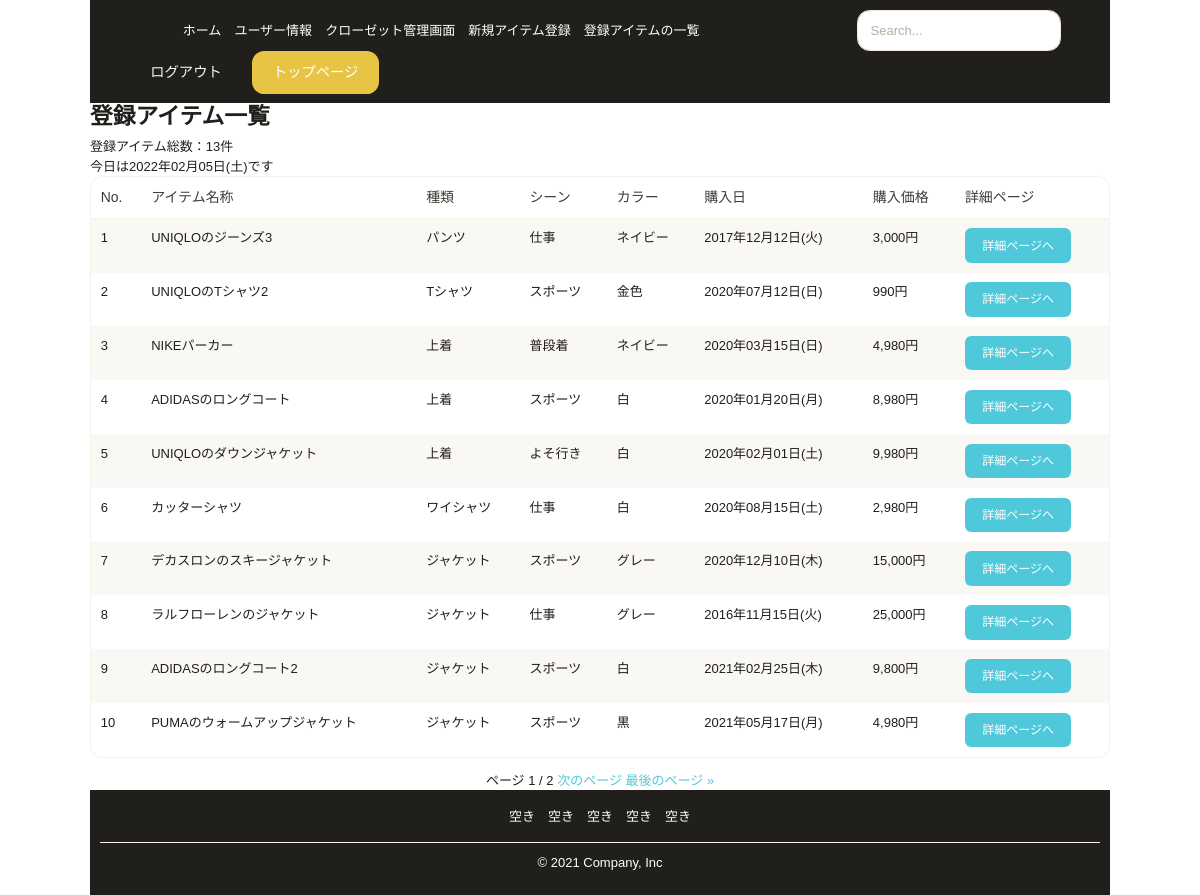
The page /contents/item-list/ (signed in) on the database its author committed.
### contents/models.py (models this page shows, shortened)
class Item(models.Model):
    user = models.ForeignKey(settings.AUTH_USER_MODEL, verbose_name='ユーザー', on_delete=models.CASCADE,null=True)
    item_type = models.ForeignKey(ItemType, on_delete=models.SET_NULL, blank=True, null=True, default=None)
    item_color = models.ForeignKey(ItemColor, on_delete=models.SET_NULL, blank=True, null=True, default=None)
    item_brand = models.ForeignKey(ItemBrand, on_delete=models.SET_NULL, blank=True, null=True, default=None)
    purchase_place = models.ForeignKey(PurchasePlace, on_delete=models.SET_NULL, blank=True, null=True, default=None)
    closet = models.ForeignKey(Closet, on_delete=models.PROTECT, blank=True, null=True, default=None)
    season = models.CharField(verbose_name = '季節', max_length=10, choices = SEASON_CHOICES, default='spring')
    occasion = models.CharField(verbose_name = 'シーン', max_length=30, choices = OCCASION_CHOICES, default='daily_use')
    item_name = models.CharField(verbose_name = 'アイテム名称', max_length=300, unique=True)
    purchase_date = models.DateTimeField(verbose_name = '購入日', blank=True, null=True)
    pricing = models.IntegerField(verbose_name = '購入価格(円)', )
    item_image = models.ImageField(verbose_name = 'アイテム画像', upload_to='contents/item_images', blank = True, null=True)
    memo = models.TextField(verbose_name = 'メモ', blank=True, null=True)
    favorite_level = models.IntegerField(verbose_name = 'お気に入り度', choices = FAVORITE_LEVEL_CHOICES, default=None, blank=True, null=True)
    item_importance = models.IntegerField(verbose_name = '大事さ', choices = ITEM_IMPORTANCE_CHOICES, default=None, blank=True, null=True)
    create_date = models.DateTimeField(verbose_name = '作成日', auto_now_add=True)
    update_date = models.DateTimeField(verbose_name = '更新日', auto_now=True)
    class Meta:
        ordering = ['create_date']

class ItemType(models.Model):
    user = models.ForeignKey(settings.AUTH_USER_MODEL, verbose_name='ユーザー', on_delete=models.CASCADE, null=True)
    create_date = models.DateTimeField(verbose_name='作成日', auto_now_add=True)
    item_type = models.CharField(verbose_name='アイテム種類', max_length=255, unique=True)
    def __str__(self):
        return self.item_type

class ItemColor(models.Model):
    user = models.ForeignKey(settings.AUTH_USER_MODEL, verbose_name='ユーザー', on_delete=models.CASCADE, null=True)
    create_date = models.DateTimeField(verbose_name='作成日', auto_now_add=True)
    item_color = models.CharField(verbose_name='アイテムカラー', max_length=255, unique=True)
    def __str__(self):
        return self.item_color

### contents/views.py (the view)
# urls.py: path('item-list/', item_ListView, name='item_list'),
@login_required
def item_ListView(request):
    item_list = Item.objects.filter(user_id = request.user)
    if request.GET.get('closet'):
        closet = request.GET['closet']
        item_list = item_list.filter(closet=closet)
    today = datetime.date.today()
    paginator = Paginator(item_list, 10)
    page_number = request.GET.get('page')
    page_object = paginator.get_page(page_number)
    return render(request, 'contents/item_list/item_list.html', {'page_object': page_object,'today':today, "paginator":paginator })

### templates/contents/item_list/item_list.html (shortened to what this page needs)
{% extends 'contents/contents_base.html' %}
{% load static django_bootstrap5 humanize %}
{% block content %}
<div class="container">
    <h1>登録アイテム一覧</h1>
    <h7>登録アイテム総数：{{ paginator.count }}件</h7><br>
    <h7>今日は{{ today | date:"Y年m月d日(D)" }}です</h7>
    {% if page_object %}
    <table class="table table-rounded table-striped border gy-3 gs-3">
        <thead>
            <tr class="fw-bold fs-6 text-gray-800 border-bottom border-gray-200">
                <th class="min-w-10px">No.</th>
                <th class="min-w-10px">アイテム名称</th>
                <th class="min-w-10px">種類</th>
                <th class="min-w-10px">シーン</th>
                <th class="min-w-10px">カラー</th>
                <th class="min-w-10px">購入日</th>
                <th class="min-w-10px">購入価格</th>
                <th class="min-w-10px">詳細ページ</th>
            </tr>
        </thead>
        <tbody>
            {% for field in page_object %}
            <tr>
                <td>{{ forloop.counter0 | add:page_object.start_index }}</td>
                <td>{{ field.item_name }}</td>
                <td>{{ field.item_type }}</td>
                <td>{{ field.get_occasion_display }}</td>
                <td>{{ field.item_color }}</td>
                <td>{{ field.purchase_date| date:"Y年m月d日(D)" }}</td>
                <td>{{ field.pricing | intcomma }}円</td>
                <td><a href="{% url 'item_detail' field.pk %}"button class="btn btn-sm btn-primary" type="submit">詳細ページへ</a></td>
            </tr>
            {% endfor %}
        </tbody>
        {% else %}
        <p>まだアイテムが登録されていません</p>
        {% endif %}
    </table>
    <div class="pagination">
        <span class="step-links">
          <span class="current">
            ページ {{ page_object.number }} / {{ page_object.paginator.num_pages }}
          </span>
          {% if page_object.has_next %}
          <a href="?page={{ page_object.next_page_number }}">次のページ</a>
          <a href="?page={{ page_object.paginator.num_pages }}">最後のページ &raquo;</a>
          {% endif %}
        </span>
    </div>
</div>
{% endblock content%}

### rows shown on the page
Item: item_name "UNIQLOのジーンズ3", item_type "パンツ", occasion "仕事", item_color "ネイビー", purchase_date "2017年12月12日(火)", pricing "3,000"
Item: item_name "UNIQLOのTシャツ2", item_type "Tシャツ", occasion "スポーツ", item_color "金色", purchase_date "2020年07月12日(日)", pricing "990"
Item: item_name "NIKEパーカー", item_type "上着", occasion "普段着", item_color "ネイビー", purchase_date "2020年03月15日(日)", pricing "4,980"
Item: item_name "ADIDASのロングコート", item_type "上着", occasion "スポーツ", item_color "白", purchase_date "2020年01月20日(月)", pricing "8,980"
Item: item_name "UNIQLOのダウンジャケット", item_type "上着", occasion "よそ行き", item_color "白", purchase_date "2020年02月01日(土)", pricing "9,980"
Item: item_name "カッターシャツ", item_type "ワイシャツ", occasion "仕事", item_color "白", purchase_date "2020年08月15日(土)", pricing "2,980"
Item: item_name "デカスロンのスキージャケット", item_type "ジャケット", occasion "スポーツ", item_color "グレー", purchase_date "2020年12月10日(木)", pricing "15,000"
Item: item_name "ラルフローレンのジャケット", item_type "ジャケット", occasion "仕事", item_color "グレー", purchase_date "2016年11月15日(火)", pricing "25,000"
Item: item_name "ADIDASのロングコート2", item_type "ジャケット", occasion "スポーツ", item_color "白", purchase_date "2021年02月25日(木)", pricing "9,800"
Item: item_name "PUMAのウォームアップジャケット", item_type "ジャケット", occasion "スポーツ", item_color "黒", purchase_date "2021年05月17日(月)", pricing "4,980"

### other values the page prints
{{ paginator.count }} "13"
{{ page_object.number }} "1"
{{ page_object.paginator.num_pages }} "2"
